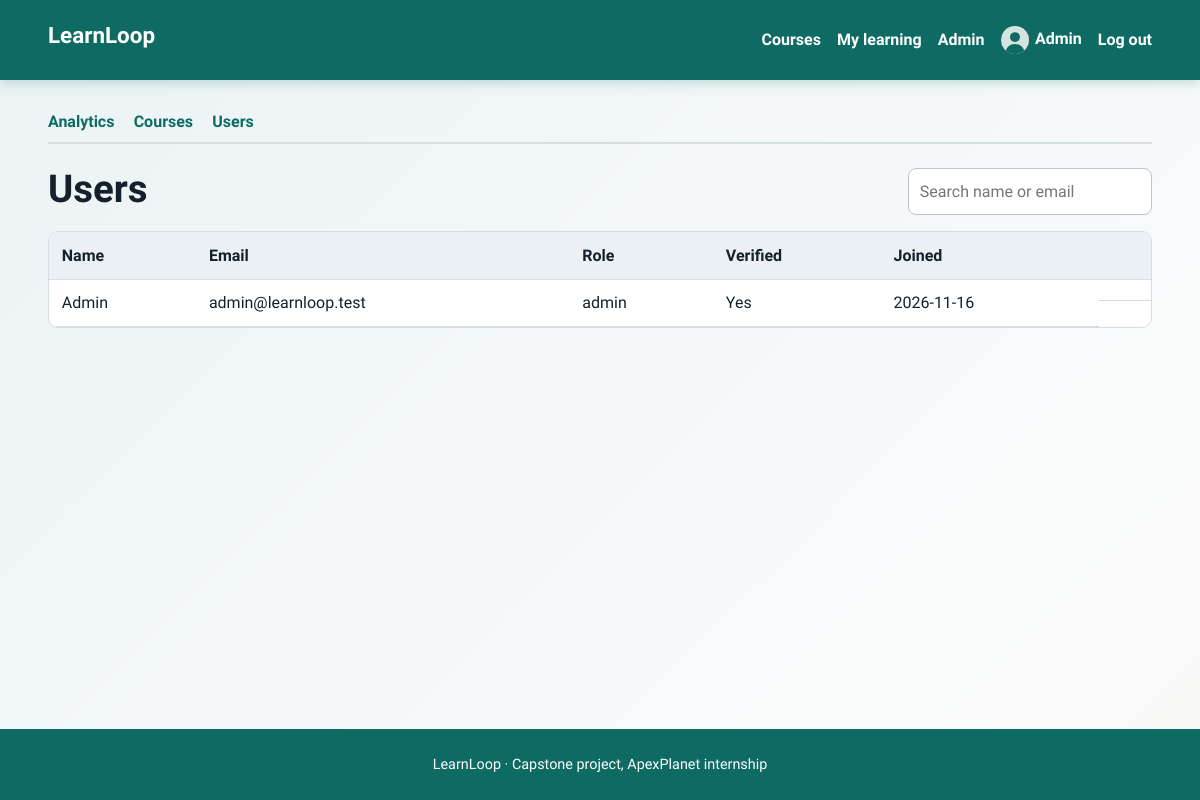
The page /admin/users.php (signed in) on the database its author committed.
### tables this page shows
CREATE TABLE users (
  id INT AUTO_INCREMENT PRIMARY KEY,
  name VARCHAR(80) NOT NULL,
  email VARCHAR(120) NOT NULL UNIQUE,
  password VARCHAR(255) NOT NULL,
  role ENUM('student','admin') NOT NULL DEFAULT 'student',
  avatar VARCHAR(120) DEFAULT NULL,
  bio VARCHAR(300) DEFAULT NULL,
  is_verified TINYINT(1) NOT NULL DEFAULT 0,
  created_at TIMESTAMP DEFAULT CURRENT_TIMESTAMP
);

### includes/functions.php (called while the page is built, shortened)
<?php
function db(): PDO {
    static $pdo = null;
    if ($pdo === null) {
        try {
            $pdo = new PDO('mysql:host=' . DB_HOST . ';dbname=' . DB_NAME . ';charset=utf8mb4', DB_USER, DB_PASS, [
                PDO::ATTR_ERRMODE => PDO::ERRMODE_EXCEPTION,
                PDO::ATTR_DEFAULT_FETCH_MODE => PDO::FETCH_ASSOC,
                PDO::ATTR_EMULATE_PREPARES => false,
                PDO::ATTR_TIMEOUT => 3,
            ]);
            return $pdo;
        } catch (PDOException $firstError) {
        }
        $pdo = null;
        die('<div style="font-family:sans-serif;padding:2rem;max-width:600px;margin:2rem auto;border:1px solid #e2e8f0;border-radius:8px;background:#fff5f5;color:#9b2c2c;">'
            . '<h2 style="margin-top:0;">Database Connection Error</h2>'
            . '<p><strong>' . htmlspecialchars($firstError->getMessage()) . '</strong></p>'
            . '<p style="color:#4a5568;">MariaDB auto-start was attempted but the server did not become ready in time.</p>'
            . '<p style="color:#4a5568;">Please make sure MariaDB is installed at <code>C:\Program Files\MariaDB 13.0\</code> and try refreshing the page.</p>'
            . '</div>');
    }
    return $pdo;
}
function e($v): string { return htmlspecialchars((string)$v, ENT_QUOTES, 'UTF-8'); }
function current_user(): ?array {
    static $user = false;
    if ($user === false) {
        $user = null;
        if (!empty($_SESSION['uid'])) {
            $s = db()->prepare('SELECT id,name,email,role,avatar,bio,created_at FROM users WHERE id=? AND is_verified=1');
            $s->execute([$_SESSION['uid']]);
            $user = $s->fetch() ?: null;
        }
    }
    return $user;
}
function require_admin(): array {
    $u = current_user();
    return $u;
}
function avatar_url(?array $u): string {
    return ($u && !empty($u['avatar'])) ? UPLOAD_URL . $u['avatar'] : 'assets/img/avatar.svg';
}

### admin/users.php (the view, shortened to what this page needs)
<?php
$base = '../'; require_once __DIR__ . '/../includes/functions.php'; $admin = require_admin();
$q = trim($_GET['q'] ?? '');
$s = db()->prepare("SELECT id,name,email,role,is_verified,created_at FROM users WHERE name LIKE ? OR email LIKE ? ORDER BY id DESC LIMIT 200");
$like = '%' . addcslashes($q, '%_\\') . '%'; $s->execute([$like, $like]); $rows = $s->fetchAll();
$pageTitle = 'Users'; require __DIR__ . '/../includes/header.php'; require __DIR__ . '/nav.php'; ?>
<div class="bar"><h1>Users</h1><form method="get"><input type="search" name="q" value="<?= e($q) ?>" placeholder="Search name or email" aria-label="Search users"></form></div>
<div class="table-wrap"><table>
<thead><tr><th>Name</th><th>Email</th><th>Role</th><th>Verified</th><th>Joined</th><th></th></tr></thead><tbody>
<?php foreach ($rows as $r): ?>
<tr><td><?= e($r['name']) ?></td><td><?= e($r['email']) ?></td><td><?= e($r['role']) ?></td><td><?= $r['is_verified'] ? 'Yes' : 'No' ?></td><td><?= e(substr($r['created_at'], 0, 10)) ?></td>
<td class="actions"><?php if ($r['id'] != $admin['id']): ?>
<?php endif; ?></td></tr>
<?php endforeach; if (!$rows): ?><tr><td colspan="6" class="empty">No users found.</td></tr><?php endif; ?>
</tbody></table></div>
<?php require __DIR__ . '/../includes/footer.php'; ?>

### includes/header.php (shortened to what this page needs)
<?php require_once __DIR__ . '/functions.php'; $me = current_user(); $base = $base ?? ''; ?>
<!doctype html>
<html lang="en">
<head>
<link rel="stylesheet" href="<?= $base ?>assets/css/style.css">
</head>
<body>
<header class="site-header">
  <a class="brand" href="<?= $base ?>index.php"><?= e(SITE_NAME) ?></a>
  <nav id="nav">
    <a href="<?= $base ?>index.php">Courses</a>
    <?php if ($me): ?>
      <a href="<?= $base ?>dashboard.php">My learning</a>
      <?php if ($me['role'] === 'admin'): ?><a href="<?= $base ?>admin/index.php">Admin</a><?php endif; ?>
      <a class="nav-user" href="<?= $base ?>profile.php"><img src="<?= $base . e(avatar_url($me)) ?>" alt="" width="28" height="28"><?= e($me['name']) ?></a>
      <a href="<?= $base ?>logout.php">Log out</a>
    <?php else: ?>
      <a href="<?= $base ?>login.php">Log in</a>
      <a class="btn btn-small" href="<?= $base ?>register.php">Create account</a>
    <?php endif; ?>
  </nav>
</header>
<main class="wrap">

### assets/css/style.css (style rules this page uses)
:root { --ink:#14212b;--muted:#5a6b76;--bg:#f3f6f8;--panel:#fff;--teal:#0e6b63;--teal-dark:#0a4f49;--gold:#f2b632;--line:#d5dee3;--danger:#b3372b;--radius:10px }
* { box-sizing:border-box }
body { margin:0;min-height:100vh;display:flex;flex-direction:column;font:1rem/1.6 "Source Sans 3",system-ui,sans-serif;color:var(--ink);background:var(--bg) }
h1,h2,h3,.brand { font-family:"Bricolage Grotesque",system-ui,sans-serif;line-height:1.2;margin:0 0 .6rem }
h1 { font-size:clamp(1.7rem,4vw,2.4rem);font-weight:800 }
a { color:var(--teal) }
main,.wrap { flex:1;width:100%;max-width:100%;margin:0;padding:calc(80px + 1.8rem) 4vw 3.5rem;box-sizing:border-box;background:linear-gradient(135deg,#ebf3f5 0%,#f8fafb 30%,#fcf7ed 70%,#edf5f4 100%);background-size:250% 250%;animation:mainBgShift 14s ease infinite,mainFadeIn 0.7s cubic-bezier(0.16,1,0.3,1) both }
.site-header { position:fixed;top:0;left:0;right:0;width:100%;z-index:1000;display:flex;flex-wrap:wrap;align-items:center;justify-content:space-between;gap:.5rem;padding:.7rem 4vw;background:var(--teal);color:#fff;min-height:80px;box-sizing:border-box;box-shadow:0 2px 12px rgba(14,107,99,0.25) }
.brand { font-size:1.4rem;font-weight:800;color:#fff;text-decoration:none }
.site-header nav { display:flex;flex-wrap:wrap;align-items:center;gap:1rem }
.site-header nav a { color:#fff;text-decoration:none;font-weight:600 }
.nav-user img { border-radius:50%;vertical-align:middle;margin-right:.4rem;object-fit:cover }
input,select,textarea { display:block;width:100%;margin-top:.3rem;padding:.6rem .7rem;border:1px solid #b9c6cd;border-radius:8px;font:inherit;background:#fff;color:var(--ink) }
.bar { display:flex;flex-wrap:wrap;gap:1rem;align-items:center;justify-content:space-between;margin-bottom:1rem }
.bar h1 { margin:0 }
.table-wrap { overflow-x:auto;background:var(--panel);border:1px solid var(--line);border-radius:var(--radius) }
table { width:100%;border-collapse:collapse }
th,td { text-align:left;padding:.65rem .8rem;border-bottom:1px solid var(--line) }
th { background:#eaf0f3 }
.actions { display:flex;gap:.8rem;align-items:center;flex-wrap:wrap }

### rows shown on the page
users: name "Admin", email "admin@learnloop.test", role "admin", is_verified "Yes", created_at "2026-11-16"

### other values the page prints
SITE_NAME "LearnLoop"
